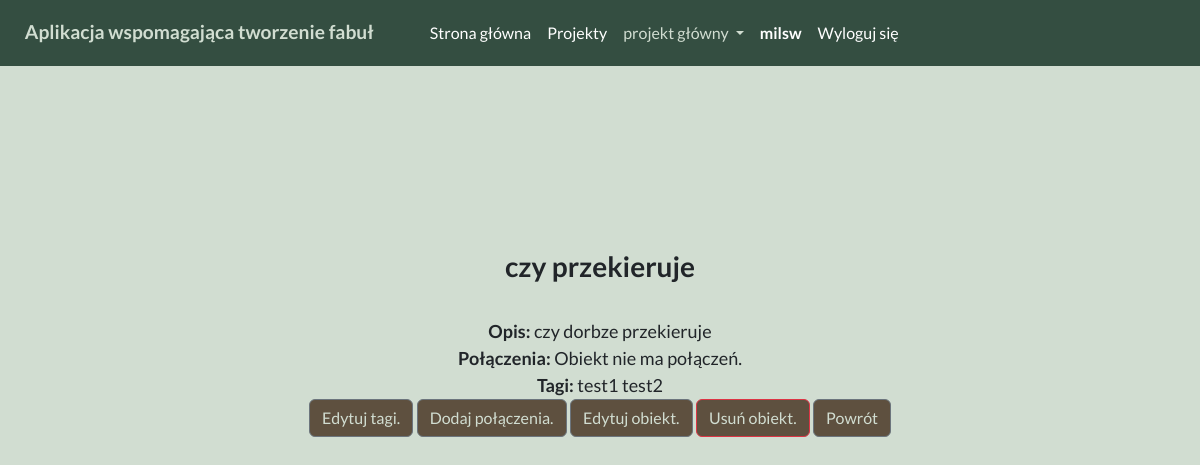
/project/8/object/10 (signed in), run on an earlier commit of the app's database.
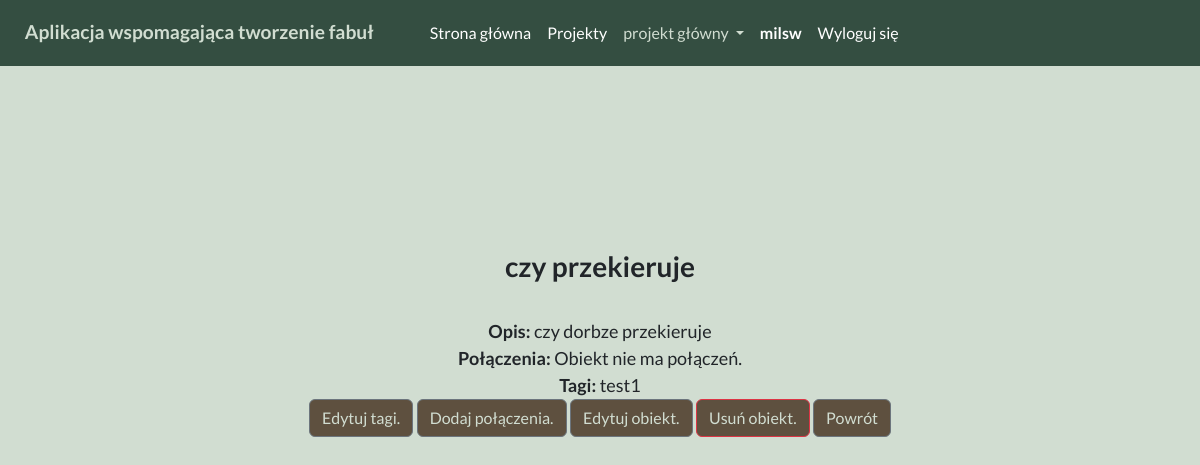
And on a later commit of the database.
### aplikacja_dyplomowa/models.py (models this page shows)
class Tags(models.Model):
    tag_name = models.CharField(max_length=16)
    createdAt = models.DateTimeField(auto_now_add=True)
    updatedAt = models.DateTimeField(auto_now=True)
    project = models.ForeignKey(Projects, on_delete=models.CASCADE)
    user = models.ForeignKey(User, on_delete=models.CASCADE)
    class Meta:
        unique_together = ['tag_name', 'project', 'user']
    def __repr__(self):
        return f'{self.tag_name}'
    def __str__(self):
        return self.__repr__()

### aplikacja_dyplomowa/views.py (the view)
# urls.py: path('project/<str:project_pk>/object/<str:object_pk>', views.object_view, name='object_view'),
@login_required(login_url='login')
def object_view(request, project_pk, object_pk):
    try:
        project = Projects.objects.get(id=project_pk)
        if project.user != request.user:
            return redirect('access_denied')
    except Projects.DoesNotExist:
        return redirect('project_list')
    try:
        object_to_view = ProjectObjects.objects.get(id=object_pk)
        if object_to_view.user != request.user:
            return redirect('access_denied')
    except ProjectObjects.DoesNotExist:
        return redirect('object_list', project_pk=project.id)
    tags = object_to_view.tags.all()
    connections = object_to_view.connections.all()
    context = {
        'object': object_to_view,
        'project': project,
        'tags': tags,
        'connections': connections
    }
    return render(request, 'project_structure/object/object_view.html', context)

### aplikacja_dyplomowa/models.py (called while the page is built)
    def __repr__(self):
        return f'{self.project_name}'

    def __str__(self):
        return self.__repr__()

### templates/project_structure/object/object_view.html
{% extends 'base.html' %}
{% block content %}
    <div class="display-info big-div container text-center">
        <h3 style="font-weight: bold"> {{ object.object_name }} </h3> <br>
        {% if object.object_description %}
            <a style="font-weight: bold;"> Opis: </a> {{ object.object_description }} <br>
        {% else %}
            <a style="font-weight: bold"> Opis: </a> <a> Obiekt nie ma opisu. </a> <br>
        {% endif %}
        <a style="font-weight: bold;"> Połączenia: </a> {% if connections|length == 0 %}
            Obiekt nie ma połączeń.
        {% else %}
            {% for connection in connections %}
                <a href="{% url 'object_view' project_pk=project.id object_pk=connection.id %}" style="text-decoration: none"> {% if not forloop.last %} {{ connection }}, {% else %} {{ connection }} {% endif %} </a>
            {% endfor %}
        {% endif %} <br>
        <a style="font-weight: bold;"> Tagi: </a> {% if tags|length == 0 %}
            Obiekt nie ma tagów.
        {% else %}
            {% for tag in tags %}
                {{ tag }}
            {% endfor %}
        {% endif %}
        <br>
            {% if tags|length == 0 %}
                <a href="{% url 'object_tags_edit' project_pk=project.id object_pk=object.id %}" class="btn btn-secondary custom-from-button"> Dodaj tagi. </a>
            {% else %}
                <a href="{% url 'object_tags_edit' project_pk=project.id object_pk=object.id %}" class="btn btn-secondary custom-from-button"> Edytuj tagi. </a>
            {% endif %}
            {% if connections|length == 0 %}
                <a href="{% url 'objects_connections_edit' project_pk=project.id object_pk=object.id %}" class="btn btn-secondary custom-from-button"> Dodaj połączenia. </a>
            {% else %}
                <a href="{% url 'objects_connections_edit' project_pk=project.id object_pk=object.id %}" class="btn btn-secondary custom-from-button"> Edytuj połączenia. </a>
            {% endif %}
            <a href="{% url 'object_update' project_pk=project.id object_pk=object.id %}" class="btn btn-secondary custom-from-button"> Edytuj obiekt. </a>
            <a href="{% url 'object_delete' project_pk=project.id object_pk=object.id %}" class="btn btn-danger custom-from-button"> Usuń obiekt. </a>
            <a href="{% url 'object_list' project_pk=project.id %}" class="btn btn-secondary custom-from-button"> Powrót </a>
    </div>
{% endblock %}

What changed in the data, as far as the page shows it:
removed Tags: tag_name "test2"
